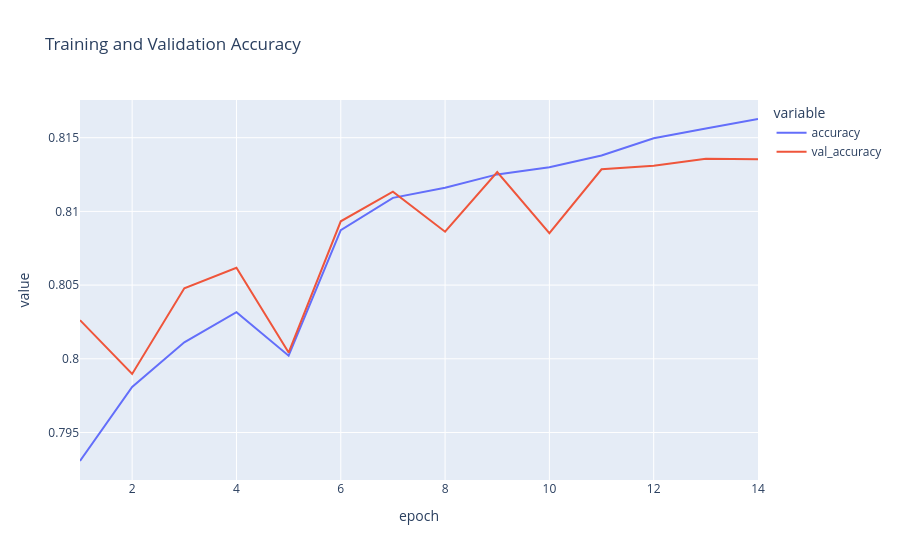

Source (notebook cell):
### Code cell
fig=px.line(df,x="epoch",y=["accuracy","val_accuracy"],title="Training and Validation Accuracy")
fig.show()

### Figure 1 — Plotly figure (JSON) as saved in the notebook; plotly's stock layout.template omitted (floating-point values rounded to 4 significant figures)
{"data": [{"hovertemplate": "variable=accuracy<br>epoch=%{x}<br>value=%{y}<extra></extra>", "legendgroup": "accuracy", "line": {"color": "#636efa", "dash": "solid"}, "marker": {"symbol": "circle"}, "mode": "lines", "name": "accuracy", "orientation": "v", "showlegend": true, "type": "scatter", "x": [1, 2, 3, 4, 5, 6, 7, 8, 9, 10, 11, 12, 13, 14], "xaxis": "x", "y": [0.7931, 0.7981, 0.8011, 0.8032, 0.8002, 0.8087, 0.8109, 0.8116, 0.8125, 0.813, 0.8138, 0.815, 0.8156, 0.8163], "yaxis": "y"}, {"hovertemplate": "variable=val_accuracy<br>epoch=%{x}<br>value=%{y}<extra></extra>", "legendgroup": "val_accuracy", "line": {"color": "#EF553B", "dash": "solid"}, "marker": {"symbol": "circle"}, "mode": "lines", "name": "val_accuracy", "orientation": "v", "showlegend": true, "type": "scatter", "x": [1, 2, 3, 4, 5, 6, 7, 8, 9, 10, 11, 12, 13, 14], "xaxis": "x", "y": [0.8026, 0.799, 0.8048, 0.8062, 0.8004, 0.8093, 0.8113, 0.8086, 0.8127, 0.8085, 0.8129, 0.8131, 0.8136, 0.8135], "yaxis": "y"}], "layout": {"autosize": true, "legend": {"title": {"text": "variable"}, "tracegroupgap": 0}, "title": {"text": "Training and Validation Accuracy"}, "xaxis": {"anchor": "y", "autorange": true, "domain": [0, 1], "range": [1, 14], "title": {"text": "epoch"}, "type": "linear"}, "yaxis": {"anchor": "x", "autorange": true, "domain": [0, 1], "range": [0.7918, 0.8176], "title": {"text": "value"}, "type": "linear"}}}
